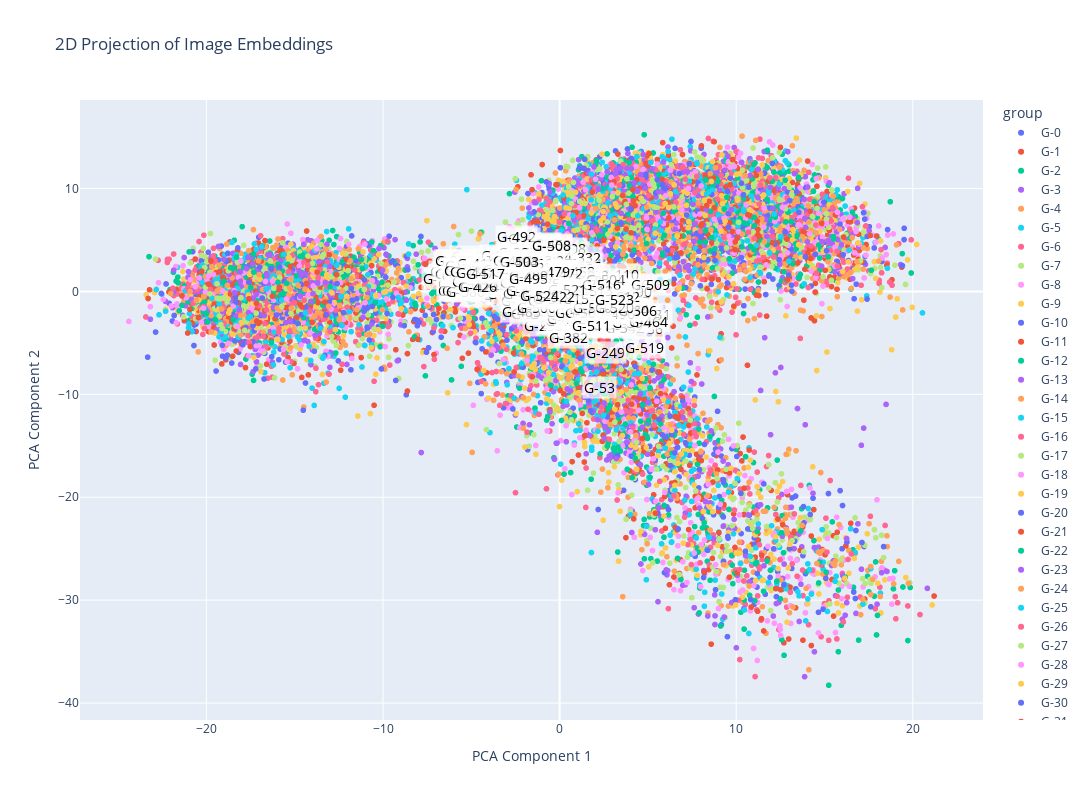
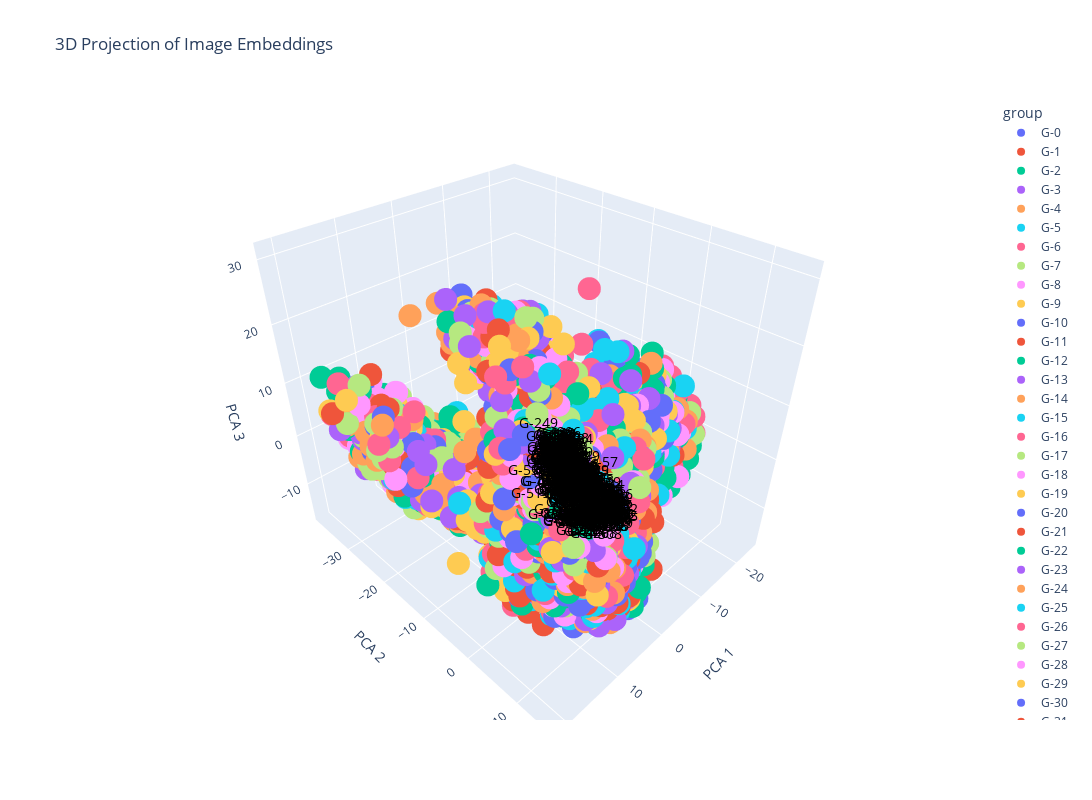

Notebook code for these charts, in order:
### Code cell
# Установка необходимых библиотек
!pip install -U plotly scikit-learn tensorflow pandas numpy

import numpy as np
import pandas as pd
import os
import matplotlib.pyplot as plt
from sklearn.decomposition import PCA
from tensorflow.keras.applications.resnet50 import ResNet50, preprocess_input
from tensorflow.keras.preprocessing import image
import plotly.express as px
import plotly.graph_objects as go
from plotly.subplots import make_subplots
from tqdm import tqdm

# Инициализация Plotly для Jupyter
from plotly.offline import init_notebook_mode
import plotly.io as pio
init_notebook_mode(connected=True)
pio.renderers.default = 'plotly_mimetype+notebook'  # Режим отображения для Jupyter

# Конфигурация
img_dir = 'train/train_data/images'
EMBEDDING_SIZE = 512
GROUP_SIZE = 26

# Загрузка модели ResNet50
model = ResNet50(weights='imagenet', include_top=False, pooling='avg')
print("Модель ResNet50 загружена")

# Функция для извлечения эмбеддингов
def extract_embeddings(image_paths):
    embeddings = []
    filenames = []
    
    for img_path in tqdm(image_paths, desc="Обработка изображений"):
        try:
            img = image.load_img(img_path, target_size=(224, 224))
            x = image.img_to_array(img)
            x = np.expand_dims(x, axis=0)
            x = preprocess_input(x)
            
            embedding = model.predict(x, verbose=0)
            embeddings.append(embedding.flatten())
            filenames.append(os.path.basename(img_path))
        except Exception as e:
            print(f"Ошибка при обработке {img_path}: {str(e)}")
    
    return np.array(embeddings), filenames

# Сбор путей к изображениям
image_paths = [os.path.join(img_dir, f) for f in os.listdir(img_dir) 
              if f.lower().endswith('.png')]
image_paths.sort()

print(f"Найдено {len(image_paths)} изображений")

# Извлечение эмбеддингов
embeddings, filenames = extract_embeddings(image_paths)
print(f"Размер эмбеддингов: {embeddings.shape}")

# Уменьшение размерности до EMBEDDING_SIZE с помощью PCA
pca_embedding = PCA(n_components=min(EMBEDDING_SIZE, embeddings.shape[0]))
embeddings_reduced = pca_embedding.fit_transform(embeddings)
print(f"Размер после PCA: {embeddings_reduced.shape}")

# Создание DataFrame с данными
df = pd.DataFrame({
    'filename': filenames,
    'group': [f"G-{i//GROUP_SIZE}" for i in range(len(filenames))],
    'group_num': [i//GROUP_SIZE for i in range(len(filenames))]
})

# PCA для 2D визуализации
pca_2d = PCA(n_components=2)
coords_2d = pca_2d.fit_transform(embeddings_reduced)
df['x'] = coords_2d[:, 0]
df['y'] = coords_2d[:, 1]

# PCA для 3D визуализации
pca_3d = PCA(n_components=3)
coords_3d = pca_3d.fit_transform(embeddings_reduced)
df['x3'] = coords_3d[:, 0]
df['y3'] = coords_3d[:, 1]
df['z3'] = coords_3d[:, 2]

# Функция для создания аннотаций групп
def create_group_annotations(df, dim='2d'):
    annotations = []
    for group in df['group'].unique():
        group_df = df[df['group'] == group]
        if dim == '2d':
            x = group_df['x'].mean()
            y = group_df['y'].mean()
            annotations.append(dict(
                x=x, y=y,
                text=group,
                showarrow=False,
                font=dict(size=14, color='black'),
                bgcolor='rgba(255,255,255,0.7)'
            ))
        else:  # 3D
            x = group_df['x3'].mean()
            y = group_df['y3'].mean()
            z = group_df['z3'].mean()
            annotations.append(dict(
                x=x, y=y, z=z,
                text=group,
                showarrow=False,
                font=dict(size=14, color='black')
            ))
    return annotations

# Создание 2D визуализации
fig_2d = px.scatter(
    df, x='x', y='y', 
    color='group',
    hover_name='filename',
    title='2D Projection of Image Embeddings',
    labels={'x': 'PCA Component 1', 'y': 'PCA Component 2'}
)

# Добавление номеров групп
fig_2d.update_layout(
    annotations=create_group_annotations(df, '2d'),
    hoverlabel=dict(bgcolor="white", font_size=12),
    autosize=False,
    width=1200,
    height=800
)

# Создание 3D визуализации
fig_3d = px.scatter_3d(
    df, x='x3', y='y3', z='z3',
    color='group',
    hover_name='filename',
    title='3D Projection of Image Embeddings',
    labels={'x3': 'PCA 1', 'y3': 'PCA 2', 'z3': 'PCA 3'}
)

# Добавление номеров групп в 3D
fig_3d.update_layout(
    scene=dict(annotations=create_group_annotations(df, '3d')),
    hoverlabel=dict(bgcolor="white", font_size=12),
    autosize=False,
    width=1200,
    height=800
)

# Отображение графиков
fig_2d.show()
fig_3d.show()

# Сохранение результатов (опционально)
df.to_csv('image_embeddings.csv', index=False)
print("Результаты сохранены в image_embeddings.csv")
